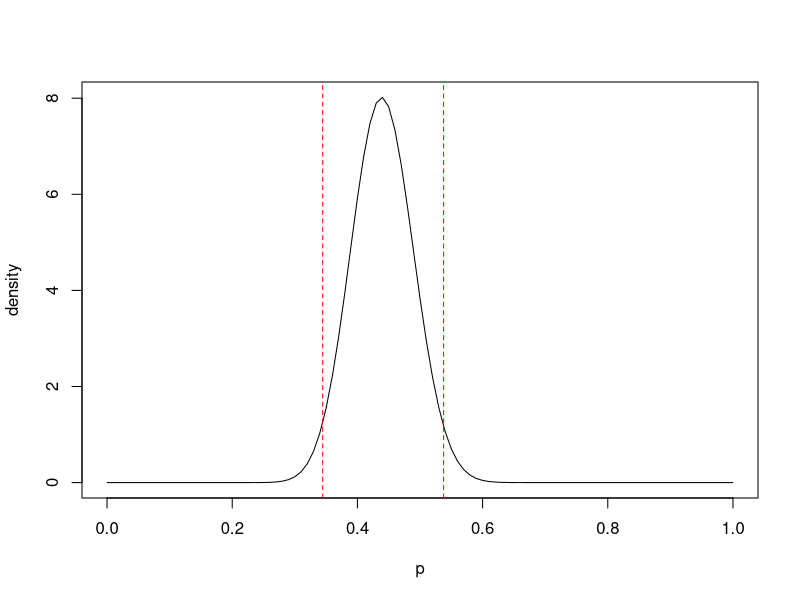
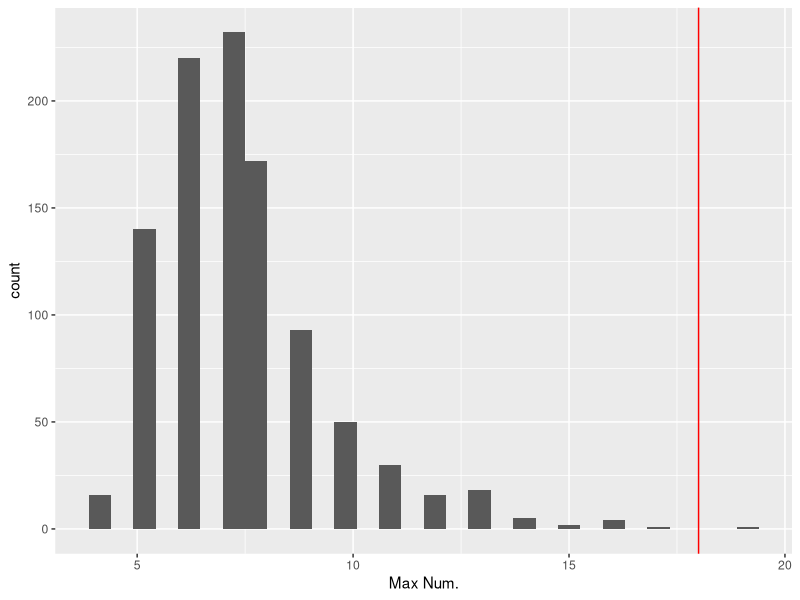

Generate these figures, in order, with R:
## ---- chunk 1
library(knitr)
knitr::opts_chunk$set(echo=TRUE, 
                      cache=FALSE, 
                      fig.width=5, 
                      fig.height=5,
                      fig.align='center',
                      fig.pos = 'H')
library(tidyverse)
library(ggplot2)
## ---- chunk 2
library(jpeg)
# include_graphics('../labs/lab4images/credible.JPG')
## ---- chunk 3
a_post = 1 + 43
b_post = 1 + 98 - 43
alpha = 1 - 0.95
low = qbeta(alpha/2, a_post, b_post)
high = qbeta(1 - alpha/2, a_post, b_post)
print(c(low, high))
## ---- chunk 4
curve(gamma(a_post + b_post)/gamma(a_post)/gamma(b_post) *
      p^(a_post - 1) * (1-p)^(b_post - 1), from = 0, to = 1, xname = "p", 
      xlab = "p", ylab = "density")
abline(v = low, col = "red", lty = 2)
abline(v = high, col = "red", lty = 2)
## ---- chunk 5
# observations #
set.seed(123)
y <- c(rep(1, 18), rep(0, 3), rep(1, 6), rep(0, 2),
       rbinom(67, 1, prob = 0.25), rep(1, 4))
y
## ---- chunk 6
# prior #
a <- 3
b <- 7
#posterior #
a_post <- a + sum(y)
b_post <- b + (length(y) - sum(y))
a_post; b_post
## ---- chunk 7
# observed test stat. #
test_stat_obs <- max(rle(y)$lengths)

# test stat. based on simulation #
nsim <- 1000
test_stat_rep <- rep(NA, nsim)
for (i in 1:1000) {
  p_post <- rbeta(1, a_post, b_post)
  y_rep <- rbinom(100, size = 1, prob = p_post)
  test_stat <- max(rle(y_rep)$lengths)
  test_stat_rep[i] <- test_stat
}

ggplot(tibble(test_stat_rep), aes(test_stat_rep)) + 
  geom_histogram() + xlab("Max Num.") + 
  geom_vline(xintercept = test_stat_obs, colour = "red")
